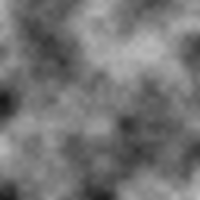
Frame 1 (no input)
Frame 2 (the mouse pressed at the canvas centre, redrawn once): identical to frame 1, image omitted

The p5.js sketch that drew this single still picture (run headless with seeded random() and noise() and a simulated clock; the mouse was pressed at the canvas centre and the sketch redrawn once):

// p5.js sketch
// ── sketch.js
var inc = 0.02;

function setup() {
  createCanvas(200, 200);
  pixelDensity(1);
}

function draw() {
  
  var yoff = 0;
  
  loadPixels();
  for(var y = 0; y < width; y++){
    var xoff = 0;
    for(var x = 0; x < width; x++){
      var index = (x + y * width) * 4;
      var r = noise(xoff, yoff) * 255;
      pixels[index + 0] = r;  //red
      pixels[index + 1] = r;  //green
      pixels[index + 2] = r;  //blue
      pixels[index + 3] = 255;  //alpha
      xoff += inc;
    }
    yoff +=inc;
  }
  updatePixels();
  noLoop();
}
